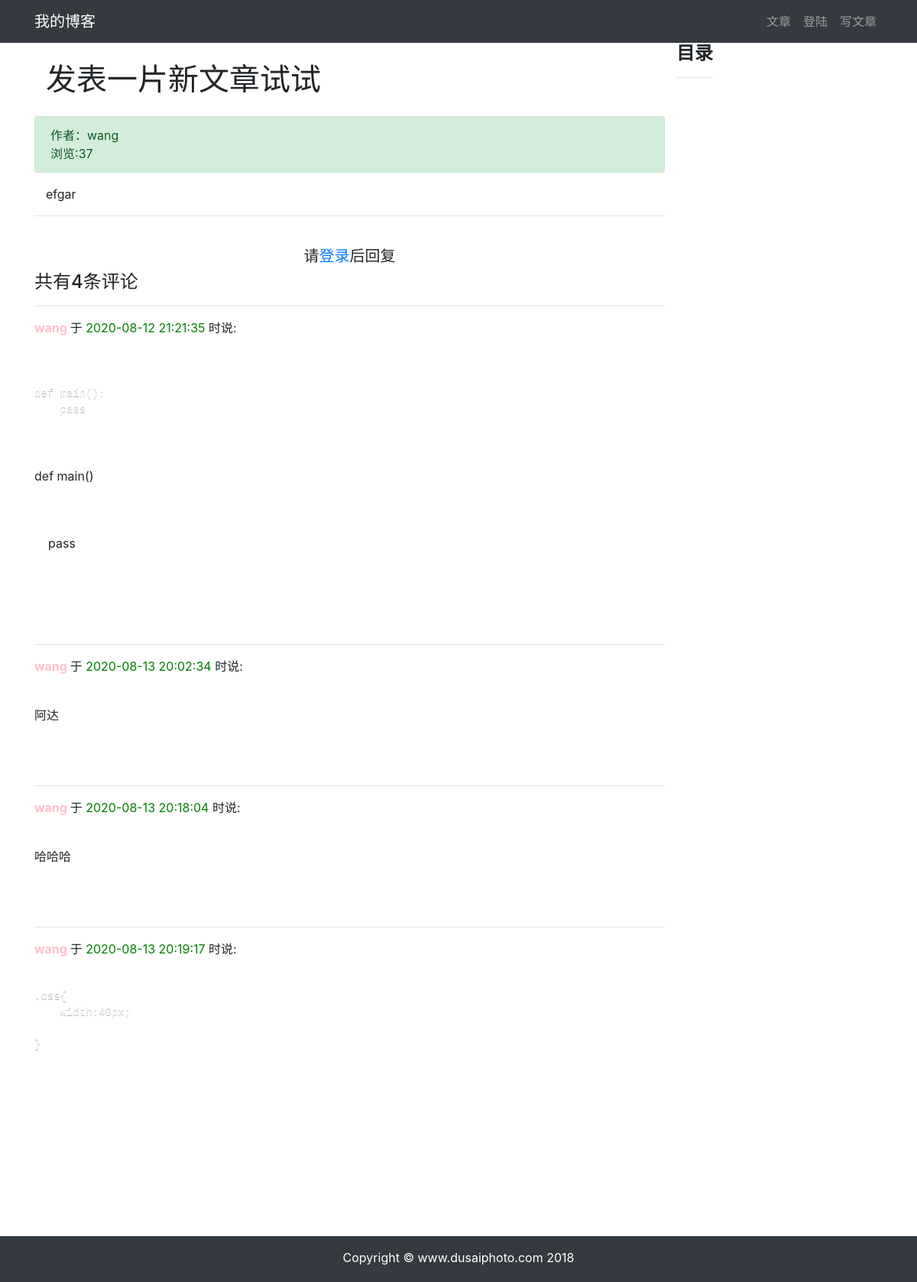
The app's page /article-detail/30/ with its own data.
### article/models.py (models this page shows, shortened)
class ArticlePost(models.Model):
    author = models.ForeignKey(User, on_delete=models.CASCADE)
    title = models.CharField(max_length=100)
    body = models.TextField()
    created = models.DateTimeField(default=timezone.now)
    updated = models.DateTimeField(auto_now=True)
    total_views = models.PositiveIntegerField(default=0)
    tags = TaggableManager(blank=True)
    column = models.ForeignKey(
        ArticleColumn,
        null=True,
        blank=True,
        on_delete=models.CASCADE,
        related_name='article'
    )
    class Meta:
        ordering = ('-created',)
    avatar = models.ImageField(upload_to='article/%Y%m%d/', blank=True)
    def save(self, *args, **kwargs):
        article = super(ArticlePost, self).save(*args, **kwargs)
        return article

### comment/models.py (models this page shows, shortened)
class Comment(models.Model):
    article = models.ForeignKey(
        ArticlePost,
        on_delete=models.CASCADE,
        related_name='comments'
    )
    user = models.ForeignKey(
        User,
        on_delete=models.CASCADE,
        related_name='comments'
    )
    body = RichTextField()
    created = models.DateTimeField(auto_now_add=True)
    class Meta:
        ordering = ('created',)

### article/views.py (the view)
# urls.py: path('article-detail/<int:id>/', views.article_detail, name='article_detail'),
def article_detail(request, id):
    article = ArticlePost.objects.get(id=id)
    comments = Comment.objects.filter(article=id)
    article.total_views += 1
    article.save(update_fields=['total_views'])
    md = markdown.Markdown(
        extensions=[
        'markdown.extensions.extra',
        'markdown.extensions.codehilite',
        'markdown.extensions.toc',
        ])
    article.body = md.convert(article.body)
    comment_form = CommentForm()
    context = {
        'article': article,
        'toc': md.toc,
        'comments': comments,
        'comment_form': comment_form,
    }
    return render(request, 'article/detail.html', context)

### templates/article/detail.html (shortened to what this page needs)
{% extends "base.html" %}
{% load static %}
{% block content %}
<link rel="stylesheet" href="{% static 'prism/prism.css' %}">
<div class="container">
    <div class="row">
        <div class="col-9">
            <h1 class="col-12 mt-4 mb-4">{{ article.title }}</h1>
            <div class="col-12 alert alert-success">
                <div>
                    作者：{{ article.author }}
                </div>
                <div>
                    浏览:{{ article.total_views }}
                </div>
            </div>
            <div class="col-12">
                <p>{{ article.body|safe }}</p>
            </div>
            <hr>
            {% if user.is_authenticated %}
                <div>
                    <form
                            action="{% url 'comment:post_comment' article.id %}"
                            method="POST"
                    >
                    {% csrf_token %}
                        <div class="form-group">
                            <label for="body">
                                <strong>
                                    我也要发言:
                                </strong>
                            </label>
                            <div>
                                {{ comment_form.media }}
                                {{ comment_form.body }}
                            </div>
                        </div>
                        <button type="submit" class="btn btn-primary">发送</button>
                    </form>
                </div>
                <br>
            {% else %}
                <br>
                <h5 class="row justify-content-center">
                    请<a href="{% url 'userprofile:login' %}">登录</a>后回复
                </h5>
            {% endif %}
            <h4>共有{{ comments.count }}条评论</h4>
            <div>
                {% for comment in comments %}
                    <hr>
                    <p>
                        <strong style="color: pink">
                            {{ comment.user }}
                        </strong>于
                        <span style="color: green">
                            {{ comment.created|date:"Y-m-d H:i:s" }}
                        </span>时说:
                    </p>
                    <pre style="font-family: inherit; font-size: 1em;">
                        {{ comment.body|safe }}
                    </pre>
                {% endfor %}
            </div>
        </div>
        <div class="sidebar" id="sidebar">
            <div class="sidebar__inner">
                <h4><strong>目录</strong></h4>
                <hr>
            </div>
        </div>
    </div>
</div>
{% endblock content %}

### static/prism/prism.css (style rules this page uses)
code[class*="language-"], pre[class*="language-"] { color: #f8f8f2; background: none; text-shadow: 0 1px rgba(0, 0, 0, 0.3); font-family: Consolas, Monaco, 'Andale Mono', 'Ubuntu Mono', monospace; font-size: 1em; text-align: left; white-space: pre; word-spacing: normal; word-break: normal; word-wrap: normal; line-height: 1.5; -moz-tab-size: 4; -o-tab-size: 4; tab-size: 4; -webkit-hyphens: none; -moz-hyphens: none; -ms-hyphens: none; hyphens: none; }

### templates/article/detail.html (style rules this page uses)
.sidebar { will-change: min-height; }
.sidebar__inner { transform: translate(0, 0); transform: translate3d(0, 0, 0); will-change: position, transform; }

### templates/base.html (style rules this page uses)
html, body { height: 100%; margin: 0; }

### records on screen
ArticlePost: title "发表一片新文章试试", author "wang", total_views "37", body "efgar"
Comment: user "wang", created "2020-08-12 21:21:35", body "def main(): pass def main() pass"
Comment: user "wang", created "2020-08-13 20:02:34", body "阿达"
Comment: user "wang", created "2020-08-13 20:18:04", body "哈哈哈"
Comment: user "wang", created "2020-08-13 20:19:17", body ".css{ width:40px; }"

### other values on screen
{{ comments.count }} "4"
